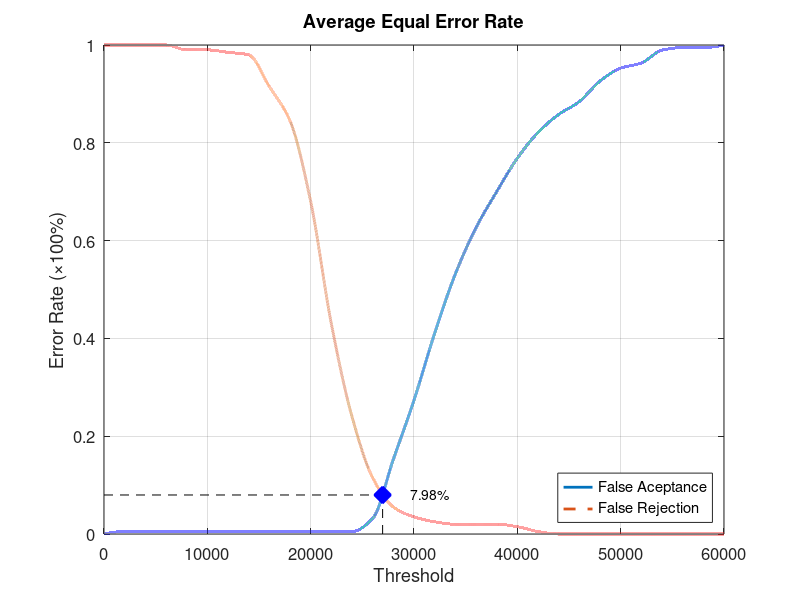
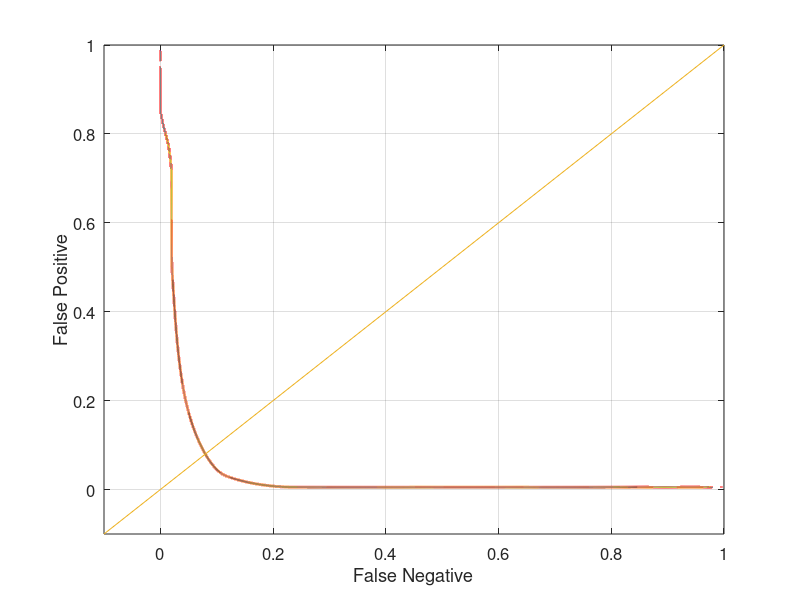

MATLAB code for these plots, in order:
function yEER = Database4_1
close all;
clear;
clc;
x = 0:2000:60000;
xq = 0:0.5:60000;

y0 = [0 0.00526316 0.00526316 0.00526316 0.00526316 0.00526316 0.00526316 0.00526316 0.00526316 0.00526316 0.00526316 0.00526316 0.00526316 0.0315789 0.152632 0.273684 0.410526 0.531579 0.626316 0.7 0.768421 0.821053 0.857895 0.884211 0.926316 0.952632 0.963158 0.989474 0.994737 0.994737 1];
yy0 = interp1(x, y0, xq, 'pchip');
y1 = [1 1 1 1 0.99 0.99 0.985 0.98 0.915 0.845 0.68 0.43 0.24 0.115 0.055 0.035 0.025 0.02 0.02 0.02 0.015 0.005 0 0 0 0 0 0 0 0 0];
yy1 = interp1(x, y1, xq, 'pchip');

% Calculating EER: 
y2 = abs(y0 - y1);
find(y2 == min(y2))
yy2 = abs(yy0 - yy1);
xEER = find(yy2 == min(yy2));
xEERIndex = xq(xEER) % X-axis EER
yEER = yy0(xEER) % Y-axis EER

main = figure
plot(xq, yy0,'-','LineWidth', 2);	hold on
plot(xq, yy1,'--','LineWidth', 2);	hold on
plot([xEERIndex xEERIndex], [0 yEER], 'k--');	hold on
plot([0 xEERIndex], [yEER yEER], 'k--');	hold on
plot(xEERIndex, yEER, 'bx', 'LineWidth', 10);	hold on
text(xEERIndex + 10 * xEERIndex / 100, yEER, [num2str(round((10000 * yEER)) / 100) '%'])
legend('False Aceptance', 'False Rejection', 'Location', 'SouthEast')
xlabel('Threshold')
ylabel('Error Rate (\times100%)')
title('Average Equal Error Rate')
set(gca, 'FontSize', 12)
axis([0 60000 0 1])
grid on

print(main, 'Database4_1Main', '-dpng');
FNRxFPR = figure('Color', [1 1 1]);
plot(yy1, yy0, '-', yy1, yy0, 'LineWidth', 2);
hold on
y = -0.1:0.1:1
plot(y, y); 
set(gca, 'FontSize', 12)
xlabel('False Negative')
ylabel('False Positive')
axis([-0.1 1 -0.1 1])
set(gca, 'FontSize', 12)
grid on

print(FNRxFPR, 'Database4_1FNRxFPR','-dpng');
end
